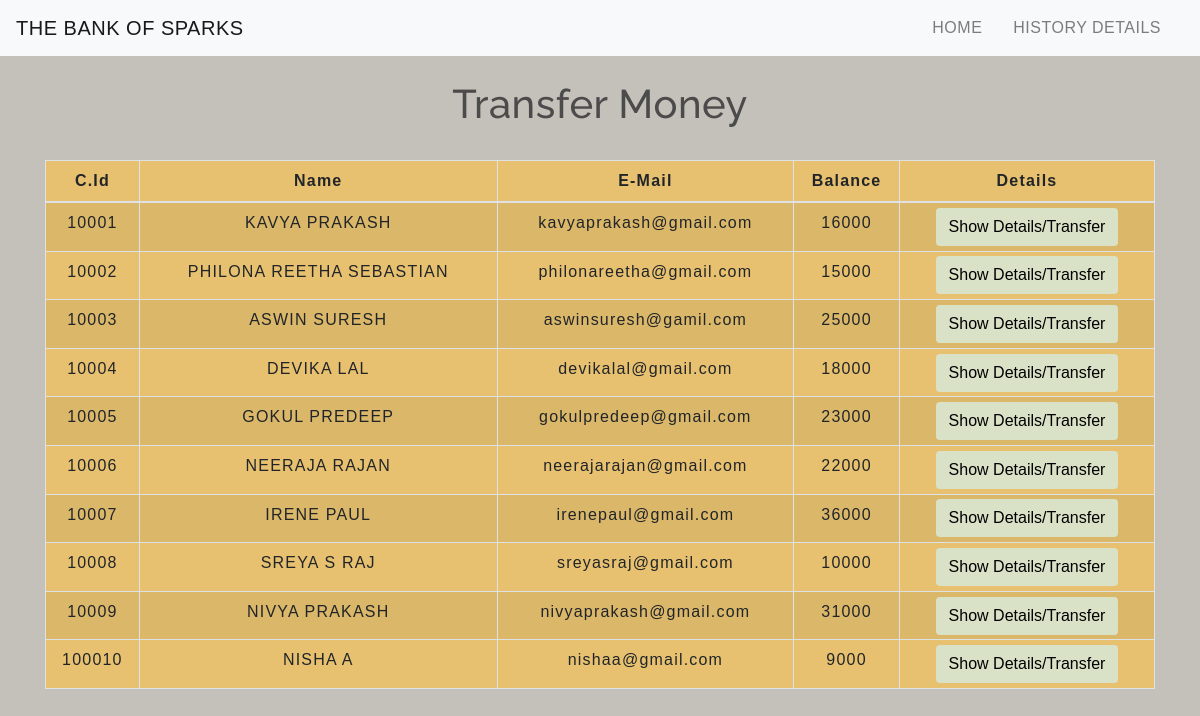
The app's page /transfermoney.php with its own data.
### tables this page shows
CREATE TABLE `users` (
  `id` int(10) NOT NULL,
  `name` text NOT NULL,
  `email` varchar(30) NOT NULL,
  `balance` int(10) NOT NULL
);

### transfermoney.php (the view, shortened to what this page needs)
<!DOCTYPE html>
<html lang="en">
<head>
    <link rel="stylesheet" href="https://maxcdn.bootstrapcdn.com/bootstrap/4.0.0/css/bootstrap.min.css">
    <link rel="stylesheet" type="text/css" href="css/table.css">
    <link rel="stylesheet" type="text/css" href="css/navbar.css">
</head>
<body>
<?php
    include 'config.php';
    $sql = "SELECT * FROM users";
    $result = mysqli_query($conn,$sql);
?>
<?php
  include 'navbar.php';
?>
<div class="container">
        <h2 class="text-center pt-4">Transfer Money</h2>
        <br>
            <div class="row">
                <div class="col">
                    <div class="table-responsive-sm">
                    <table class="table table-hover table-sm table-striped table-condensed table-bordered">
                        <thead>
                            <tr>
                            <th scope="col" class="text-center py-2">C.Id</th>
                            <th scope="col" class="text-center py-2">Name</th>
                            <th scope="col" class="text-center py-2">E-Mail</th>
                            <th scope="col" class="text-center py-2">Balance</th>
                            <th scope="col" class="text-center py-2">Details</th>
                            </tr>
                        </thead>
                        <tbody>
                <?php
                    while($rows=mysqli_fetch_assoc($result)){
                ?>
                    <tr>
                        <td class="py-2"><?php echo $rows['id'] ?></td>
                        <td class="py-2"><?php echo $rows['name']?></td>
                        <td class="py-2"><?php echo $rows['email']?></td>
                        <td class="py-2"><?php echo $rows['balance']?></td>
                        <td><a href="selecteduserdetail.php?id= <?php echo $rows['id'] ;?>"> <button type="button" class="btn">Show Details/Transfer</button></a></td>
                    </tr>
                <?php
                    }
                ?>
                        </tbody>
                    </table>
                    </div>
                </div>
            </div>
         </div>
</body>
</html>

### navbar.php (shortened to what this page needs)
<nav class="navbar navbar-expand-md navbar-light bg-light">
<a class="navbar-brand" href="index.php">THE BANK OF SPARKS</a>
<div class="collapse navbar-collapse" C.Id="collapsibleNavbar">
      <ul class="navbar-nav ml-auto">
        <li class="nav-item">
          <a class="nav-link" href="index.php">HOME</a>
        </li>
        <li class="nav-item">
          <a class="nav-link" href="transactionhistory.php">HISTORY DETAILS</a>
        </li>
    </div>
 </nav>

### css/table.css (style rules this page uses)
* { padding: 0; margin: 0; box-sizing: border-box; font-family: sans-serif; }
h2 { font-size: 40px; }
table { letter-spacing: 1.2px; background: rgb(231, 193, 111); }
td { text-align: center; }
button { border:none; background: #c031b4; transition: 1s; }
.btn { background: rgb(217, 226, 199); }
.table-responsive-sm { background: rgb(231, 193, 111); }

### css/navbar.css (style rules this page uses)
.nav-link { margin-right: 15px; color:#2F363F; letter-spacing: 0.5px; transition: 0.5s; }
.navbar-brand { color: #4C4B4B; letter-spacing: 0.5px; }
h2 { color: #4C4B4B; letter-spacing: 0.5px; font-family: raleway; }

### transfermoney.php (style rules this page uses)
button { transition: 1.5s; }
body { background: rgb(196, 193, 186); }

### records on screen
users: id "10001", name "KAVYA PRAKASH", email "kavyaprakash@gmail.com", balance "16000"
users: id "10002", name "PHILONA REETHA SEBASTIAN", email "philonareetha@gmail.com", balance "15000"
users: id "10003", name "ASWIN SURESH", email "aswinsuresh@gamil.com", balance "25000"
users: id "10004", name "DEVIKA LAL", email "devikalal@gmail.com", balance "18000"
users: id "10005", name "GOKUL PREDEEP", email "gokulpredeep@gmail.com", balance "23000"
users: id "10006", name "NEERAJA RAJAN", email "neerajarajan@gmail.com", balance "22000"
users: id "10007", name "IRENE PAUL", email "irenepaul@gmail.com", balance "36000"
users: id "10008", name "SREYA S RAJ", email "sreyasraj@gmail.com", balance "10000"
users: id "10009", name "NIVYA PRAKASH", email "nivyaprakash@gmail.com", balance "31000"
users: id "100010", name "NISHA A", email "nishaa@gmail.com", balance "9000"
